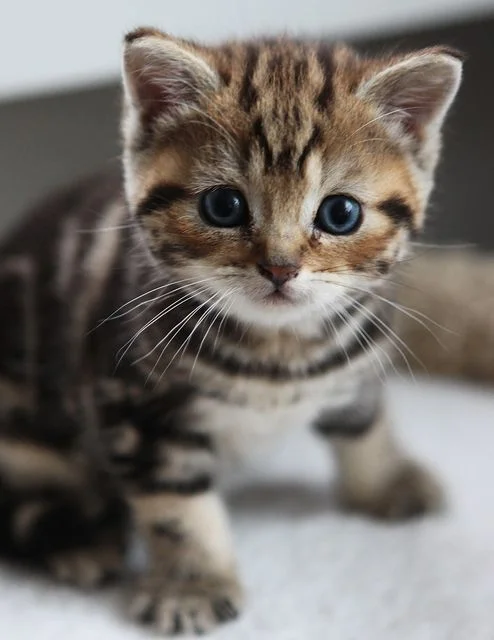
#> input picture SEM 6/SEM 6 Pracs/IS/Experiment 1 Caeser and Hill Cipher Jaz/cat.webp, 494 x 640 px
$ python HillCipher.py cat.webp
#> lines starting #> are read from the running program, lines starting #| are printed output that depends on the picture
import sys
import cv2
import numpy as np


def random_key_matrix(n):
    Mod = 256
    k = 23

    d = np.random.randint(256, size=(int(n / 2), int(n / 2)))
    identity = np.identity(int(n / 2))
    a = np.mod(-d, Mod)

    b = np.mod((k * np.mod(identity - a, Mod)), Mod)
    k = np.mod(np.power(k, 127), Mod)
    c = np.mod((identity + a), Mod)
    c = np.mod(c * k, Mod)

    A1 = np.concatenate((a, b), axis=1)
    A2 = np.concatenate((c, d), axis=1)
    A = np.concatenate((A1, A2), axis=0)

    return A, A


def get_key(size: int) -> np.ndarray:
    key, key_inv = random_key_matrix(size)
    cv2.imwrite("Key.png", key)
    return key, key_inv


def load_image(filename: str) -> np.ndarray:
#> called with filename = 'cat.webp'
    base_img = cv2.imread(filename)
#> base_img is the input picture: shape (640, 494, 3); mean B, G, R 109.3, 114.5, 120.1
    return cv2.cvtColor(base_img, cv2.COLOR_RGB2GRAY)
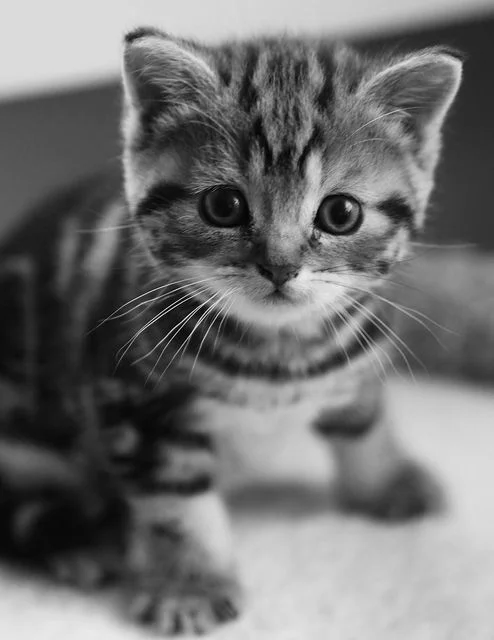
#> returned value: shape (640, 494); min 0, max 247, mean 113.6
#> in get_key, `cv2.imwrite("Key.png", key)`:
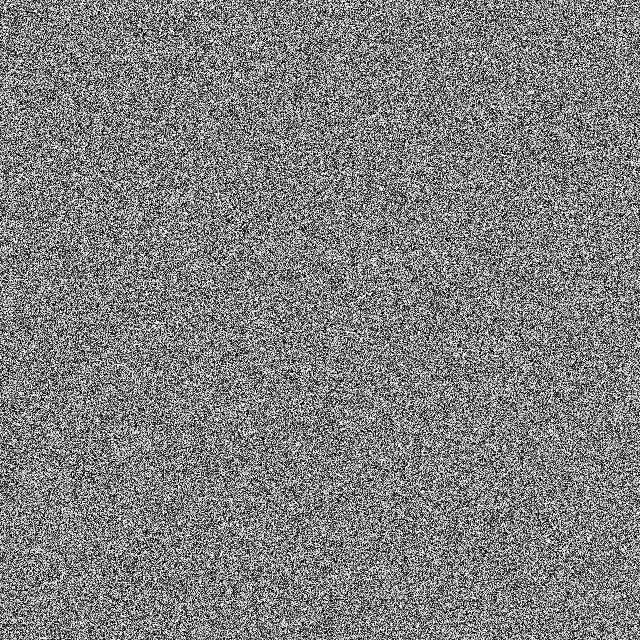
#> saved as Key.png: shape (640, 640); min 0, max 255, mean 127.4


def encrypt(key: np.ndarray, base_img: np.ndarray) -> np.ndarray:
    encrypted_img = np.matmul(key, base_img) % 256
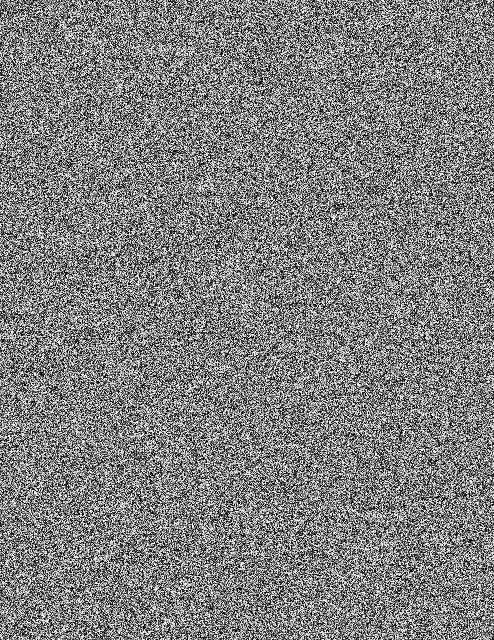
#> encrypted_img: shape (640, 494) float64; min 0, max 255, mean 127.4
    cv2.imwrite("encrypted.png", encrypted_img)
    return encrypted_img


def decrypt(key_inv: np.ndarray, encrypted_img: np.ndarray) -> np.ndarray:
    decrypted_img = np.matmul(key_inv, encrypted_img) % 256
    cv2.imwrite("decrypted.png", decrypted_img)
    return decrypted_img


if __name__ == "__main__":
    original = load_image(sys.argv[1])
    key, key_inv = get_key(original.shape[0])

    encrypted_img = encrypt(key, original)
    decrypted_img = decrypt(key_inv, encrypted_img)
